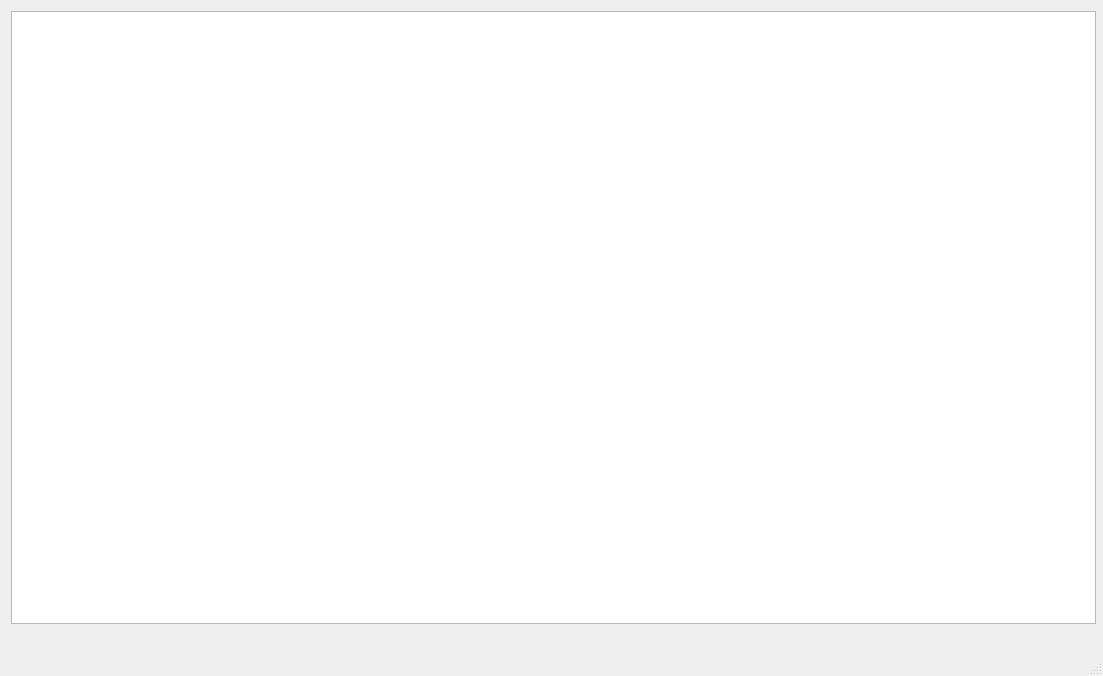
<?xml version="1.0" encoding="UTF-8"?>
<ui version="4.0">
 <class>MainWindow</class>
 <widget class="QMainWindow" name="MainWindow">
  <property name="enabled">
   <bool>true</bool>
  </property>
  <property name="geometry">
   <rect>
    <x>0</x>
    <y>0</y>
    <width>1103</width>
    <height>676</height>
   </rect>
  </property>
  <property name="windowTitle">
   <string>MainWindow</string>
  </property>
  <property name="animated">
   <bool>true</bool>
  </property>
  <widget class="QWidget" name="centralwidget">
   <widget class="QGraphicsView" name="graphicsView">
    <property name="enabled">
     <bool>true</bool>
    </property>
    <property name="geometry">
     <rect>
      <x>11</x>
      <y>11</y>
      <width>1085</width>
      <height>613</height>
     </rect>
    </property>
   </widget>
  </widget>
  <widget class="QMenuBar" name="menubar">
   <property name="geometry">
    <rect>
     <x>0</x>
     <y>0</y>
     <width>1103</width>
     <height>25</height>
    </rect>
   </property>
  </widget>
  <widget class="QStatusBar" name="statusbar"/>
 </widget>
 <resources/>
 <connections/>
</ui>
